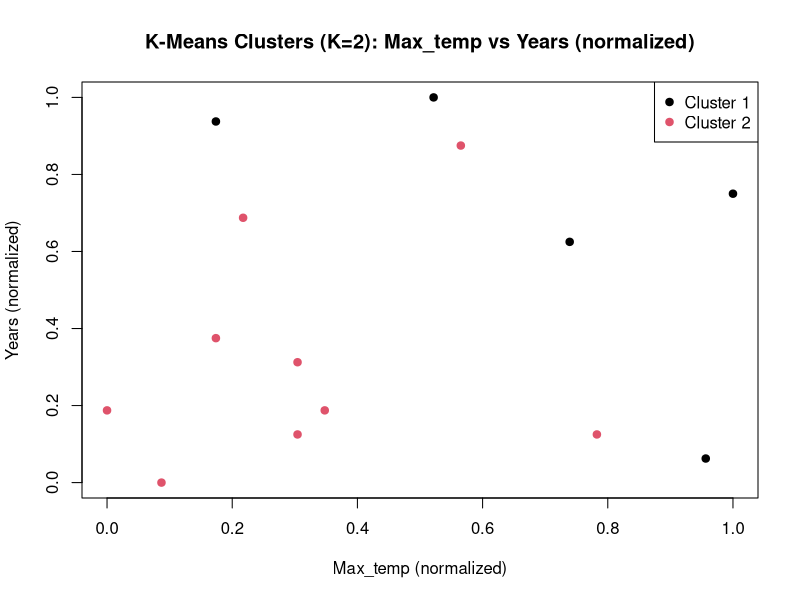

This figure's R source:
# full_pipeline.R
# Project 01 -- End-to-End Data Pipeline
# Chapters: Ch4 (preprocessing) + Ch2/Ch3 (stats) + Ch5 (clustering) + Ch7 (classification)

# Install required packages if missing:
# install.packages("e1071")

library(e1071)

cat("============================================================\n")
cat("  END-TO-END DATA PIPELINE (R)\n")
cat("  Chapters: Ch2, Ch3, Ch4, Ch5, Ch7\n")
cat("============================================================\n\n")

# ============================================================
# RAW DATASET (with missing value and duplicate)
# ============================================================
raw_friends <- data.frame(
  Friend   = c("Andrew","Bernhard","Carolina","Dennis","Eve","Fred","Gwyneth",
               "Hayden","Irene","James","Kevin","Lea","Marcus","Nigel","Andrew"),
  Max_temp = c(25, 31, 15, 20, 10, 12, 16, 26, 15, 21, 30, 13,  8, 12, 25),
  Weight   = c(77,110, 70, 85, NA, 75, 75, 63, 55, 66, 95, 72, 83,115, 77),
  Height   = c(175,195,172,180,168,173,180,165,158,163,190,172,185,192,175),
  Years    = c(10, 12,  2, 16,  0,  6,  3,  2,  5, 14,  1, 11,  3, 15, 10),
  Gender   = c("M","M","F","M","F","M","F","F","F","M","M","F","F","M","M"),
  Company  = c("Good","Good","Bad","Good","Bad","Good","Bad","Bad","Bad","Good",
               "Bad","Good","Bad","Good","Good"),
  stringsAsFactors = FALSE
)

# ============================================================
# STEP 1 (Ch4): DATA QUALITY AUDIT
# ============================================================
cat("==========================================================\n")
cat("  STEP 1: DATA QUALITY AUDIT (Ch4)\n")
cat("==========================================================\n")

missing_count <- sum(is.na(raw_friends))
cat("Missing values detected:", missing_count, "\n")
missing_where <- which(is.na(raw_friends), arr.ind = TRUE)
if (nrow(missing_where) > 0) {
  for (i in seq_len(nrow(missing_where))) {
    row_i <- missing_where[i, "row"]
    col_i <- missing_where[i, "col"]
    cat("  Row:", raw_friends$Friend[row_i],
        "| Column:", colnames(raw_friends)[col_i], "\n")
  }
}

dup_mask <- duplicated(raw_friends)
dup_count <- sum(dup_mask)
cat("Duplicate rows detected:", dup_count, "\n")
if (dup_count > 0) {
  cat("  Duplicate row indices:", which(dup_mask), "\n")
}

# ============================================================
# STEP 2 (Ch4): CLEAN DATA
# ============================================================
cat("\n==========================================================\n")
cat("  STEP 2: CLEAN DATA (Ch4)\n")
cat("==========================================================\n")

# Fill missing Weight with gender-group mean
female_weights <- raw_friends$Weight[raw_friends$Gender == "F" & !is.na(raw_friends$Weight)]
female_mean_weight <- round(mean(female_weights), 1)
cat("Female group mean weight:", female_mean_weight, "\n")

friends <- raw_friends
friends$Weight[is.na(friends$Weight)] <- female_mean_weight
cat("Filled Eve Weight with:", female_mean_weight, "\n")

# Remove duplicates
friends <- friends[!duplicated(friends), ]
cat("Removed", dup_count, "duplicate row(s).\n")
cat("Dataset size after cleaning:", nrow(friends), "rows\n")

# Convert columns to correct types
numeric_cols <- c("Max_temp", "Weight", "Height", "Years")

# ============================================================
# STEP 3 (Ch2): UNIVARIATE STATISTICS
# ============================================================
cat("\n==========================================================\n")
cat("  STEP 3: UNIVARIATE STATISTICS (Ch2)\n")
cat("==========================================================\n")

cat(sprintf("%-12s %8s %8s %8s %8s %8s\n", "Column", "Mean", "Median", "Std", "Q1", "Q3"))
cat(strrep("-", 56), "\n")

for (col in numeric_cols) {
  vals <- friends[[col]]
  col_mean   <- round(mean(vals), 3)
  col_median <- round(median(vals), 3)
  col_std    <- round(sd(vals), 3)
  col_q1     <- round(quantile(vals, 0.25), 3)
  col_q3     <- round(quantile(vals, 0.75), 3)
  cat(sprintf("%-12s %8.3f %8.3f %8.3f %8.3f %8.3f\n",
              col, col_mean, col_median, col_std, col_q1, col_q3))
}

# ============================================================
# STEP 4 (Ch3): PEARSON CORRELATION MATRIX
# ============================================================
cat("\n==========================================================\n")
cat("  STEP 4: PEARSON CORRELATION MATRIX (Ch3)\n")
cat("==========================================================\n")

num_data <- friends[, numeric_cols]
corr_matrix <- cor(num_data)
print(round(corr_matrix, 3))

# ============================================================
# STEP 5 (Ch4): MIN-MAX NORMALIZATION
# ============================================================
cat("\n==========================================================\n")
cat("  STEP 5: NORMALIZATION (Ch4) -- Min-Max to [0,1]\n")
cat("==========================================================\n")

norm_params <- list()
friends_norm <- friends

for (col in numeric_cols) {
  vals <- friends[[col]]
  mn <- min(vals)
  mx <- max(vals)
  norm_params[[col]] <- list(min = mn, max = mx)
  if (mx > mn) {
    friends_norm[[col]] <- (vals - mn) / (mx - mn)
  } else {
    friends_norm[[col]] <- rep(0, length(vals))
  }
  cat("  Normalized", col, ": min =", mn, ", max =", mx, "\n")
}

# ============================================================
# STEP 6 (Ch5): K-MEANS CLUSTERING K=2
# ============================================================
cat("\n==========================================================\n")
cat("  STEP 6: K-MEANS CLUSTERING K=2 (Ch5)\n")
cat("==========================================================\n")

set.seed(42)
km_data <- friends_norm[, numeric_cols]
km_result <- kmeans(km_data, centers = 2, nstart = 10, iter.max = 100)

friends_norm$Cluster <- km_result$cluster
friends$Cluster <- km_result$cluster

for (k in 1:2) {
  members <- friends$Friend[friends$Cluster == k]
  cat("  Cluster", k, ":", paste(members, collapse = ", "), "\n")
}

cat("\n  Cluster centroids (normalized):\n")
print(round(km_result$centers, 3))

# Plot clusters (Age vs Years, colored by cluster)
plot(friends_norm$Max_temp, friends_norm$Years,
     col = km_result$cluster,
     pch = 19,
     main = "K-Means Clusters (K=2): Max_temp vs Years (normalized)",
     xlab = "Max_temp (normalized)",
     ylab = "Years (normalized)")
legend("topright", legend = c("Cluster 1", "Cluster 2"),
       col = 1:2, pch = 19)

# ============================================================
# STEP 7 (Ch7): NAIVE BAYES CLASSIFICATION
# ============================================================
cat("\n==========================================================\n")
cat("  STEP 7: NAIVE BAYES CLASSIFICATION (Ch7)\n")
cat("==========================================================\n")

# Use normalized data + encoded Gender for Naive Bayes
friends_norm$Gender_num <- ifelse(friends_norm$Gender == "M", 1, 0)
friends_norm$Company    <- friends$Company

# Train Naive Bayes on full cleaned dataset
train_features <- friends_norm[, c("Max_temp", "Weight", "Height", "Years", "Gender_num")]
train_labels   <- as.factor(friends_norm$Company)

nb_model <- naiveBayes(train_features, train_labels)

# Two new synthetic objects
new_objects <- data.frame(
  Max_temp   = c(22, 11),
  Weight     = c(80, 60),
  Height     = c(178, 162),
  Years      = c(9, 1),
  Gender_num = c(1, 0)   # M=1, F=0
)

# Normalize new objects using training params
for (col in numeric_cols) {
  mn <- norm_params[[col]]$min
  mx <- norm_params[[col]]$max
  if (mx > mn) {
    new_objects[[col]] <- (new_objects[[col]] - mn) / (mx - mn)
  } else {
    new_objects[[col]] <- 0
  }
}

preds <- predict(nb_model, new_objects)
pred_probs <- predict(nb_model, new_objects, type = "raw")

cat("  Naive Bayes predictions for new objects:\n")
new_names <- c("NewPerson1 (M, warm, heavy)", "NewPerson2 (F, cold, light)")
for (i in seq_along(preds)) {
  cat("  ", new_names[i], "->", as.character(preds[i]),
      "| Posteriors: Good =", round(pred_probs[i, "Good"], 3),
      ", Bad =", round(pred_probs[i, "Bad"], 3), "\n")
}

# ============================================================
# STEP 8: FINAL REPORT SUMMARY
# ============================================================
cat("\n==========================================================\n")
cat("  STEP 8: FINAL REPORT SUMMARY\n")
cat("==========================================================\n")

cat("  [Step 1] Raw rows:", nrow(raw_friends),
    "| Missing:", sum(is.na(raw_friends)),
    "| Duplicates:", dup_count, "\n")
cat("  [Step 2] Cleaned rows:", nrow(friends), "\n")
cat("  [Step 3] Key stats:\n")
for (col in numeric_cols) {
  cat("           ", col, ": mean =", round(mean(friends[[col]]), 2),
      ", std =", round(sd(friends[[col]]), 2), "\n")
}
cat("  [Step 6] Cluster sizes:", table(km_result$cluster), "\n")
cat("  [Step 7] Predictions:\n")
for (i in seq_along(preds)) {
  cat("           ", new_names[i], "->", as.character(preds[i]), "\n")
}

cat("\nDone.\n")
